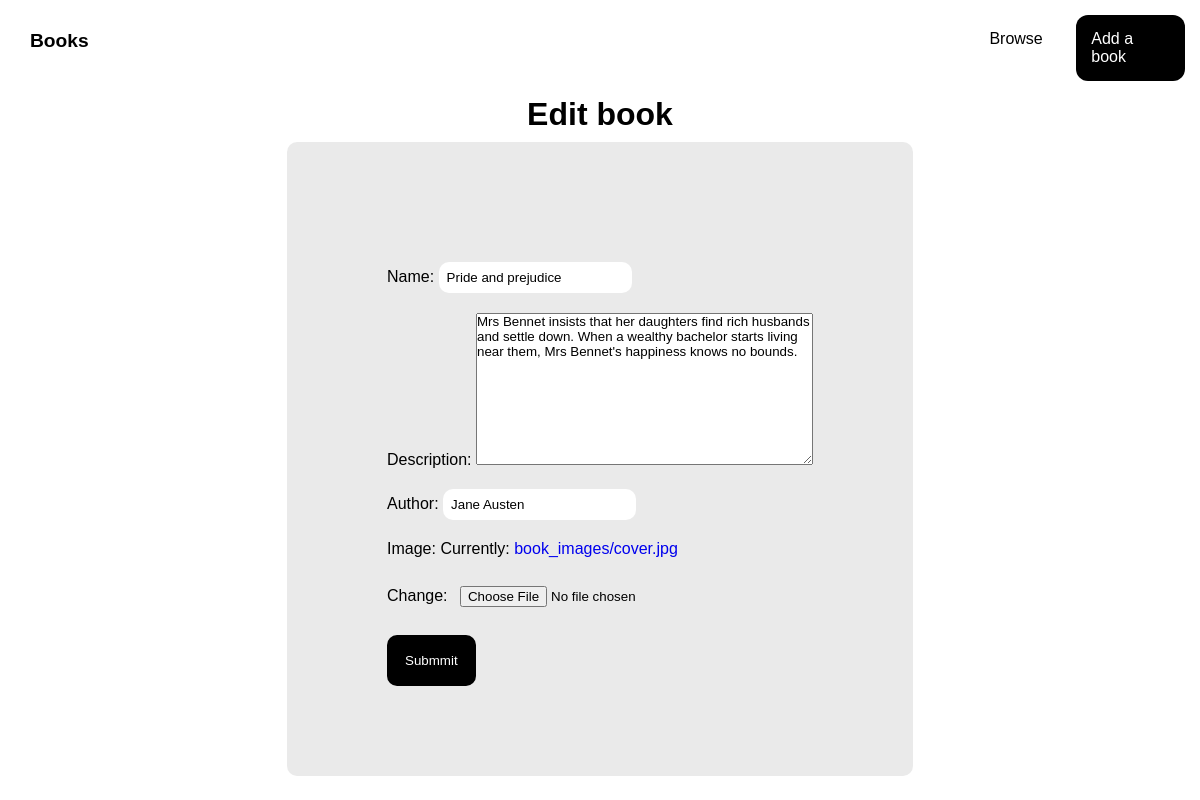
The page /book/1/edit/ on the database its author committed.
### book/models.py (models this page shows, shortened)
class Book(models.Model):
    name = models.CharField(max_length=255)
    author = models.CharField(max_length=255)
    description = models.TextField(blank=True)
    category = models.ForeignKey(Category, related_name='book', on_delete=models.CASCADE)
    image = models.ImageField(upload_to='book_images')

### book/views.py (the view)
# urls.py: path('<int:pk>/edit/', views.edit, name = 'edit' ),
def edit(request,pk):
    book = get_object_or_404(Book,pk=pk)
    form = NewBookForm()
    if request.method == 'POST':
        form = EditBookForm(request.POST, request.FILES,instance=book)
        if form.is_valid():
            book.save()
            return redirect('book:detail', pk=book.id)
    else:
        form = EditBookForm(instance=book)
    return render(request, 'book/form.html',{
        'form':form,
        'title': 'Edit book',
    })

### book/forms.py
class EditBookForm(forms.ModelForm):
    class Meta:
        model =Book
        fields = ( 'name', 'description', 'author', 'image', )

### book/templates/book/form.html (shortened to what this page needs)
<!DOCTYPE html>
<html lang="en">
<head>
    {% load static %}
    <link rel="stylesheet" href=" {% static 'forms.css' %}">
</head>
<body>
    <div class="nav">
        <div class="left"><a href="{% url 'index' %}">Books</a></div>
        <div class="right">
            <a href="{% url 'book:books' %}" class="browse">Browse</a>
            <a href="{% url 'book:new' %}" class="add">Add a book</a>
        </div>
    </div>
    {%block content%}
    <div class="flex">
    <h1>{{title}}</h1>
    <form action="." method="post" enctype="multipart/form-data">
        <div class="space">
            {{form.as_p}}
        </div>
        <button>Submmit</button>
    </form>
    {%endblock%}
</div>
</body>
</html>

### static/forms.css (style rules this page uses)
* { margin: 0; padding: 0; text-decoration: none; font-family: sans-serif; max-width: 100%; overflow-x: hidden; }
.nav { display: flex; justify-content: space-between; padding: 15px; }
.nav .left { font-size: larger; font-weight: bolder; padding: 15px; }
.nav .left a { color: black; }
.nav .right { display: flex; gap: 20px; width: 18%; }
.nav .right .browse { padding: 15px; color: black; }
.nav .right .add { padding: 15px; background-color: black; color: white; border-radius: 12px; }
.flex { flex-direction: column; display: flex; justify-content: center; align-items: center; width: 100%; height: 85vh; }
.flex h1 { margin-bottom: 10px; }
.flex form { background-color: rgba(211, 211, 211, 0.466); padding: 100px; border-radius: 10px; outline: none; }
.flex form p { font-size: 16px; }
.flex form input { padding: 8px; margin-top: 20px; margin-bottom: 20px; border: none; border-radius: 10px; }
.flex button { border: none; background-color: black; color: white; padding: 18px; border-radius: 10px; cursor: pointer; }

### rows shown on the page
Book: name "Pride and prejudice", description "Mrs Bennet insists that her daughters find rich husbands and settle down. When a wealthy bachelor starts living near them, Mrs Bennet's happiness knows no bounds.", author "Jane Austen"

### other values the page prints
{{ title }} "Edit book"
